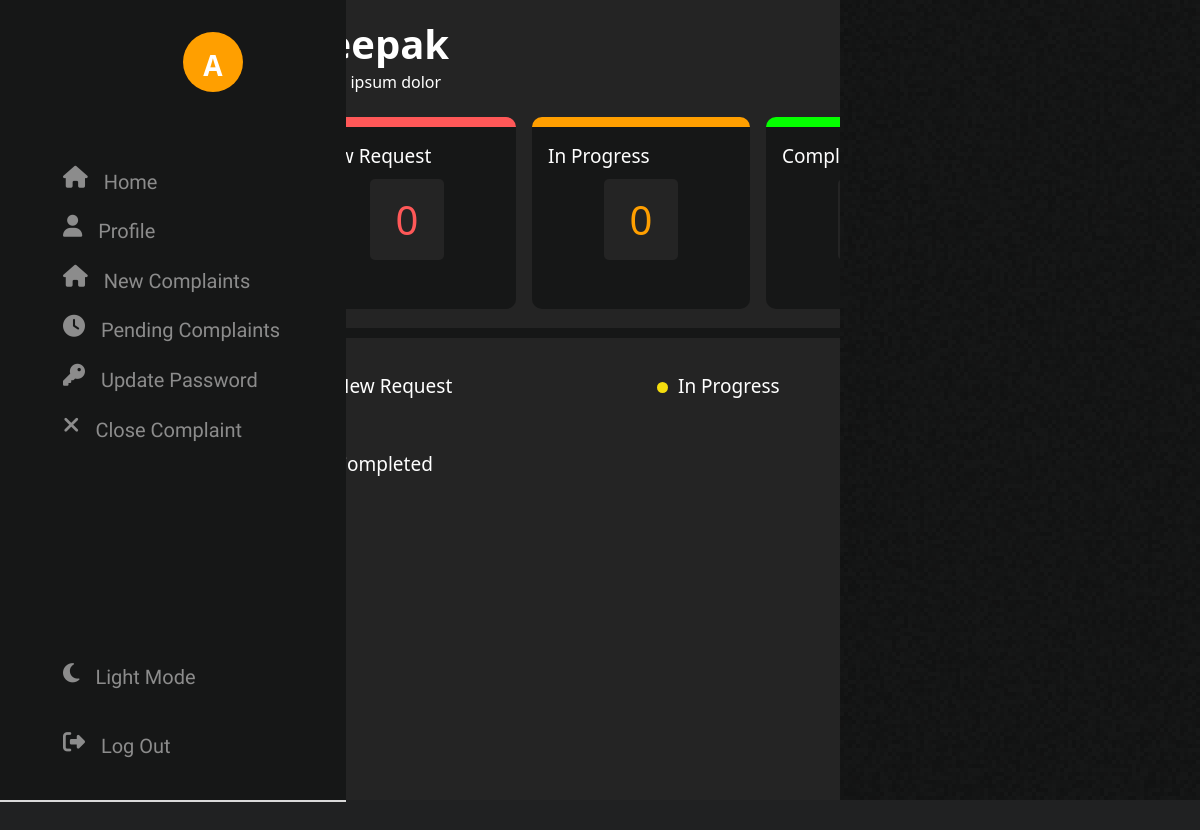
/php/Wdashboard.php (signed in), run on an earlier commit of the app's database.
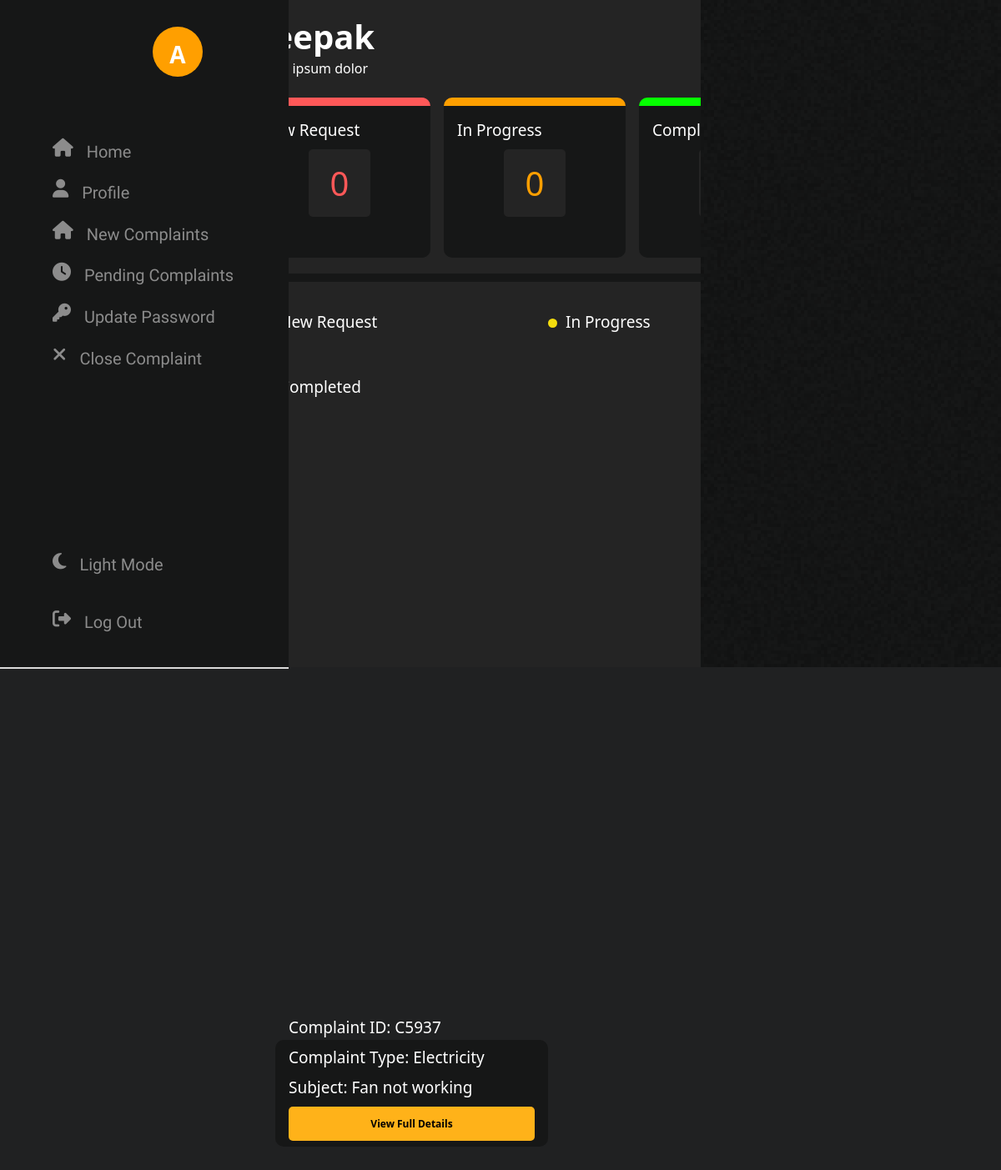
And on a later commit of the database.
### tables this page shows
CREATE TABLE `complaints` (
  `username` varchar(50) NOT NULL,
  `complaint_id` varchar(10) NOT NULL,
  `complaint_type` varchar(20) NOT NULL,
  `subject` varchar(50) NOT NULL,
  `description` text NOT NULL,
  `folder` varchar(300) NOT NULL,
  `time` datetime(2) NOT NULL DEFAULT current_timestamp(2),
  `resolved_time` datetime(2) DEFAULT NULL,
  `last_updation` datetime(2) DEFAULT NULL,
  `worker_assigned` varchar(50) DEFAULT NULL,
  `isApproved` int(2) NOT NULL
);

CREATE TABLE `worker_action` (
  `worker_assigned` varchar(50) NOT NULL,
  `complaint_id` varchar(30) NOT NULL,
  `actionTaken` int(2) NOT NULL,
  `complete` int(3) DEFAULT NULL,
  `resolved_image` varchar(255) DEFAULT NULL
);

### php/Wdashboard.php (the view, shortened to what this page needs)
<?php
include 'C:\xampp\htdocs\ComplaintConnect\php\config.php' ;
?>
<!DOCTYPE html>
<html lang="en">
<head>
    <link rel="stylesheet" href="/index.css">
    <link rel="stylesheet" href="https://cdnjs.cloudflare.com/ajax/libs/font-awesome/6.5.1/css/all.min.css" />
</head>
<body>
    <div class="nav">
        <div class="icon">
            <?php
                $u = $_SESSION["username"];
                $capitalizedu = ucfirst($u[0]);
            ?>
             <p><?php echo $capitalizedu ;?></p>
        </div>
        <div class="nav-content">
            <div>
                <i class="fa-solid fa-house"></i>
                <a href="../php/Wdashboard.php">Home</a>
            </div>
            <div>
                <i class="fa-solid fa-user" ></i>
                <a href="../php/profile.php">Profile</a>
            </div>
            <div>
                <i class="fa-solid fa-house"></i>
                <a href="../php/WnewComplaints.php">New Complaints</a>
            </div>
            <div>
                <i class="fa-solid fa-clock"></i>
                <a href="../php/WpendingComplaints.php">Pending Complaints</a>
            </div>
            <div>
                <i class="fa-solid fa-key"></i>
                <a href="../php/updateCurrentPassword.php">Update Password</a>
            </div>
            <div>
                <i class="fa-solid fa-xmark"></i>
                <a href="#">Close Complaint</a>
            </div>
        </div>
        <div class="nav-content-down">
            <div onclick="toggle()" >
                <i class="fa-solid fa-moon" ></i>
                <a href="#" class="dark">Light Mode</a>
            </div>
            <div>
                <i class="fa-solid fa-right-from-bracket"></i>
                <a href="../php/logout.php">Log Out</a>
            </div>
        </div>
    </div>
<?php
$newRequest = "SELECT COUNT(complaint_id) AS new_request_count  FROM worker_action WHERE worker_assigned = '{$_SESSION['username']}' AND actionTaken = 0";
$inProgress = "SELECT COUNT(complaint_id) AS in_progress_count FROM worker_action WHERE worker_assigned = '{$_SESSION['username']}' AND actionTaken = 1 AND complete IS NULL";
$completed = "SELECT COUNT(complaint_id) AS completed_count FROM worker_action WHERE worker_assigned = '{$_SESSION['username']}' AND actionTaken = 1 AND complete IS NOT NULL";
$resultCompleted = $conn->query($completed);
$resultInProgress = $conn->query($inProgress);
$resultNewRequest = $conn->query($newRequest);
$completedCount = ($resultCompleted) ? $resultCompleted->fetch_assoc()['completed_count'] : 0;
$inProgressCount = ($resultInProgress) ? $resultInProgress->fetch_assoc()['in_progress_count'] : 0;
$newRequestCount = ($resultNewRequest) ? $resultNewRequest->fetch_assoc()['new_request_count'] : 0;
?>
    <div class="content">
        <div class="org-content">
            <div class="inner">
                <h1>Deepak
                </h1>
                <p>Lorem ipsum dolor</p>
            </div>
            <div class="boxes">
                <div class="box11">
                    <p>New Request</p>
                        <div class="count">
                           <p style="color: #FF5858; font-size: 40px;"><?php echo  $newRequestCount; ?></p>
                        </div>
                </div>
                <div class="box12">
                    <p>In Progress</p>
                        <div class="count">
                            <p style="color: #FF9F00; font-size: 40px;"><?php  echo $inProgressCount ;?></p>
                        </div>
                </div>
                <div class="box13">
                    <p>Completed</p>
                        <div class="count">
                           <p style="color: #05FF00; font-size: 40px;"><?php  echo $completedCount; ?></p>
                        </div>
                </div>
            </div>
            <div class="line"></div>
            <div class="complaints">
                <div class="box21">
                    <p style=" font-size: 19px; ">New Request</p>
                </div>
                <div class="box22">
                    <div style="width: 11px; height: 11px; border-radius: 50%; background-color: #F4DD0E;"></div>
                    <p style=" font-size: 19px;">In Progress</p>
                </div>
                <div class="box23">
                    <p style=" font-size: 19px;">Completed</p>
                </div>
            </div>
            <div class="phpreply">
                <div class="newComplaint">
                    <?php
                        include 'config.php';
                            $username = $_SESSION['username'];
                            $sql = "SELECT complaints.complaint_id, complaints.complaint_type, complaints.subject, worker_action.* FROM complaints JOIN worker_action ON complaints.complaint_id = worker_action.complaint_id WHERE complaints.worker_assigned = '$username' AND actionTaken = 0";
                            $result = $conn->query($sql);
                            if ($result->num_rows > 0) {
                                while ($row = $result->fetch_assoc()) {
                                    ?>
                                    <div class="box4">
                                        <p>Complaint ID: <?php echo $row["complaint_id"]; ?> </p>
                                        <p>Complaint Type: <?php echo $row["complaint_type"]; ?> </p>
                                        <p>Subject: <?php echo $row["subject"]; ?> </p>
                                        <button class="view-details" data-complaint-id="<?php echo $row["complaint_id"]; ?>">View Full Details</button>
                                        <br>
                                    </div>
                                    <?php
                                }
                            }else {
                                echo '<div class="blank-area">
                                </div>';
                            }
                    ?>
                </div>
                <div class= "pendingComplaints">
                <?php
                    include 'config.php';
                    $username = $_SESSION['username'];
                    $sql = "SELECT complaints.complaint_id, complaints.complaint_type, complaints.subject, worker_action.* FROM complaints JOIN worker_action ON complaints.complaint_id = worker_action.complaint_id WHERE complaints.worker_assigned = '$username' AND actionTaken = 1 AND complete IS NULL";
                    $result = $conn->query($sql);
                    if ($result->num_rows > 0) {
                        while ($row = $result->fetch_assoc()) {
                            ?>
                            <div class="box4">
                                <p>Complaint ID: <?php echo $row["complaint_id"]; ?> </p>
                                <p>Complaint Type: <?php echo $row["complaint_type"]; ?> </p>
                                <p>Subject: <?php echo $row["subject"]; ?> </p>
                                <button class="view-details" data-complaint-id="<?php echo $row["complaint_id"]; ?>">View Full Details</button>
                                <br>
                            </div>
                            <?php
                        }
                    }else {
                        echo '<div class="blank-area">
                        </div>';
                    }
                ?>
                </div>
                <div class= "completedComplaints">
                    <?php
                            include 'config.php';
                                $username = $_SESSION['username'];
                                $sql = "SELECT complaints.complaint_id, complaints.complaint_type, complaints.subject, worker_action.* FROM complaints JOIN worker_action ON complaints.complaint_id = worker_action.complaint_id WHERE complaints.worker_assigned = '$username' AND actionTaken = 1 AND complete IS NOT NULL";
                                $result = $conn->query($sql);
                                if ($result->num_rows > 0) {
                                    while ($row = $result->fetch_assoc()) {
                                        ?>
                                        <div class="box4" style = "margin-left : 2rem ; ">
                                            <p>Complaint ID: <?php echo $row["complaint_id"]; ?> </p>
                                            <p>Complaint Type: <?php echo $row["complaint_type"]; ?> </p>
                                            <p>Subject: <?php echo $row["subject"]; ?> </p>
                                            <button class="view-details" data-complaint-id="<?php echo $row["complaint_id"]; ?>">View Full Details</button>
                                            <br>
                                        </div>
                                        <?php
                                    }
                                }else {
                                    echo '<div class="blank-area">
                                    </div>';
                                }
                        ?>
                </div>
            </div>
        </div>
    </div>
    <div class="preview">
    </div>
</body>
</html>

### css/index.css (style rules this page uses)
html { scroll-behavior: smooth; }
* { margin: 0; padding: 0; box-sizing: border-box; font-family: 'Poppins', sans-serif; font-family: 'Noto Sans', sans-serif; }
body { background-color: #202122; }
.nav { width: 100vw; height: 100px; padding: 0vw 4vw; display: flex; justify-content: space-between; align-items: center; border-bottom: 2px solid #dadada ; }
.content { width: 100vw; height: calc(100% - 100px); display: flex; }
button { font-size: 1vw; padding: 1vw 1.5vw; background-color: #FFB219; color: black; border: none; font-weight: 700; border-radius: 5px; }

What changed in the data, as far as the page shows it:
added complaints: worker_action.complaint_id "C5937", complaint_type "Electricity", subject "Fan not working"
